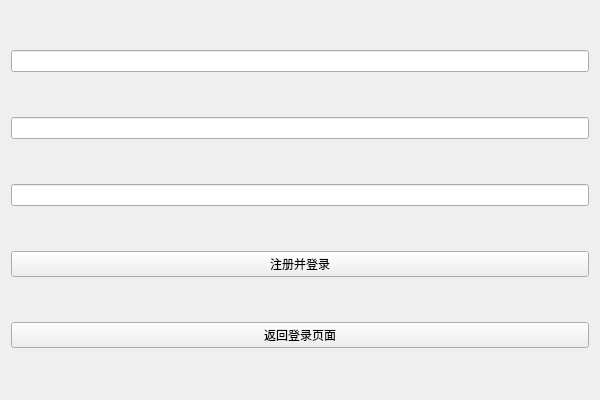
<?xml version="1.0" encoding="UTF-8"?>
<ui version="4.0">
 <class>Register</class>
 <widget class="QWidget" name="Register">
  <property name="geometry">
   <rect>
    <x>0</x>
    <y>0</y>
    <width>600</width>
    <height>400</height>
   </rect>
  </property>
  <property name="windowTitle">
   <string>Form</string>
  </property>
  <layout class="QVBoxLayout" name="verticalLayout">
   <item>
    <widget class="QLineEdit" name="lineEdit_UserName"/>
   </item>
   <item>
    <widget class="QLineEdit" name="lineEdit_Password"/>
   </item>
   <item>
    <widget class="QLineEdit" name="lineEdit_Configm"/>
   </item>
   <item>
    <widget class="QPushButton" name="btn_Register">
     <property name="text">
      <string>注册并登录</string>
     </property>
    </widget>
   </item>
   <item>
    <widget class="QPushButton" name="btn_Back">
     <property name="text">
      <string>返回登录页面</string>
     </property>
    </widget>
   </item>
  </layout>
 </widget>
 <resources/>
 <connections/>
</ui>
